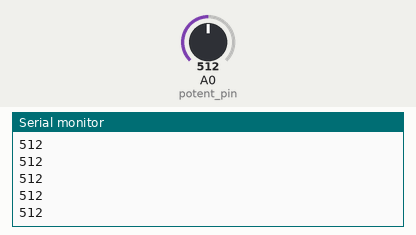
Simulated run of this sketch. Board: Arduino Uno, built with avr-gcc and run on an emulated ATmega328P. Shown: the last lines printed to the serial monitor. The test bench sets the inputs (shaded band); at power-on: A0 (potent_pin) = 512.

Above: at 1.2 s.
1.3 s: A0 (potent_pin) set to 716
At 1.56 s:
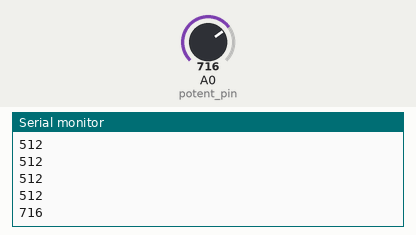
2.8 s: A0 (potent_pin) set to 900
At 2.96 s:
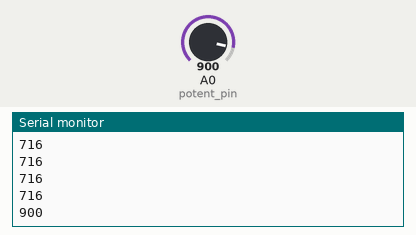
Timing chart, 0 to 5.8 s (numbered marks = the images above; inputs shaded):
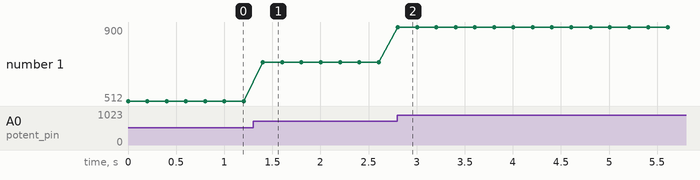

The sketch:

setPotentiometer.ino
```cpp
const int potent_pin = A0;

void setup() {
  Serial.begin(9600);
  pinMode(potent_pin, INPUT);
}

void loop() {
  int read_val = analogRead(potent_pin);
  Serial.println(read_val);
  delay(200);
}
```

Measured:
- after the input at 1.3 s, the serial monitor: prints a new line after 0.10 s (image 1)
- after the input at 2.8 s, the serial monitor: prints a new line at once (image 2)
- plotted number 1: 512 → 716 after the input at 1.3 s, 716 → 900 after the input at 2.8 s
